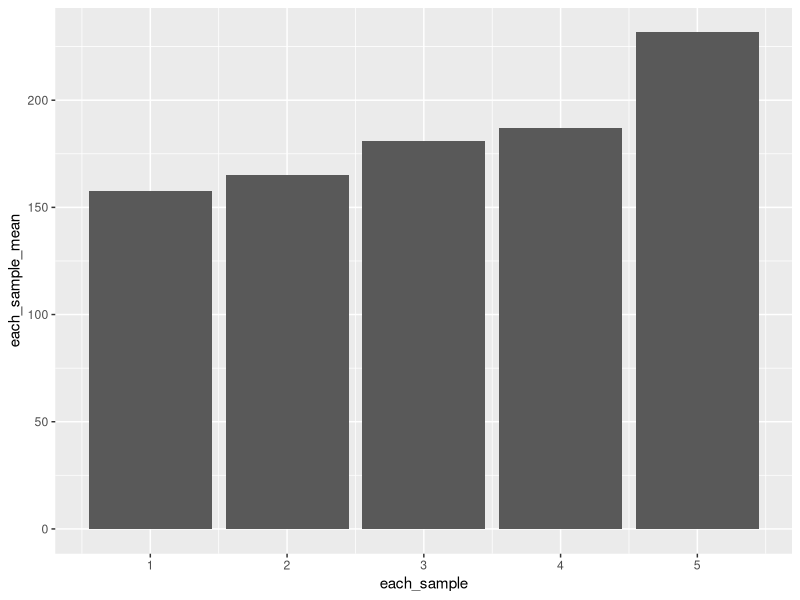
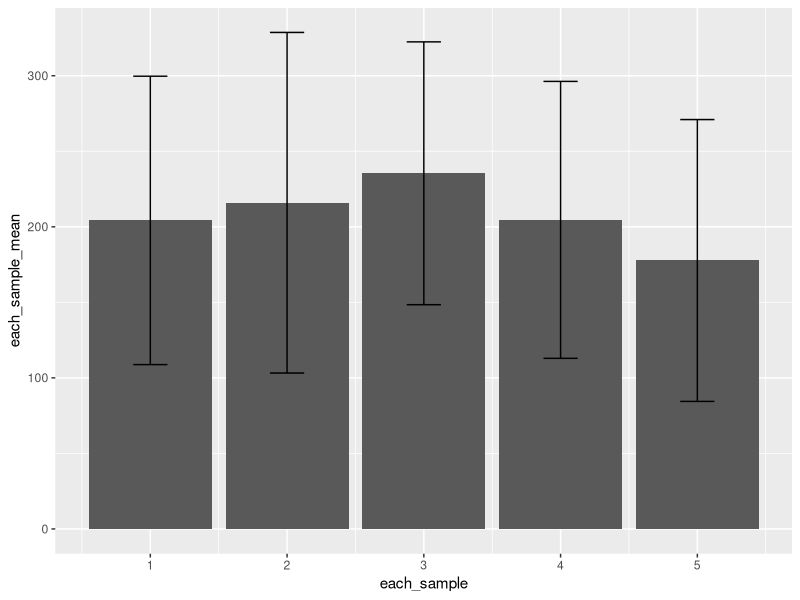
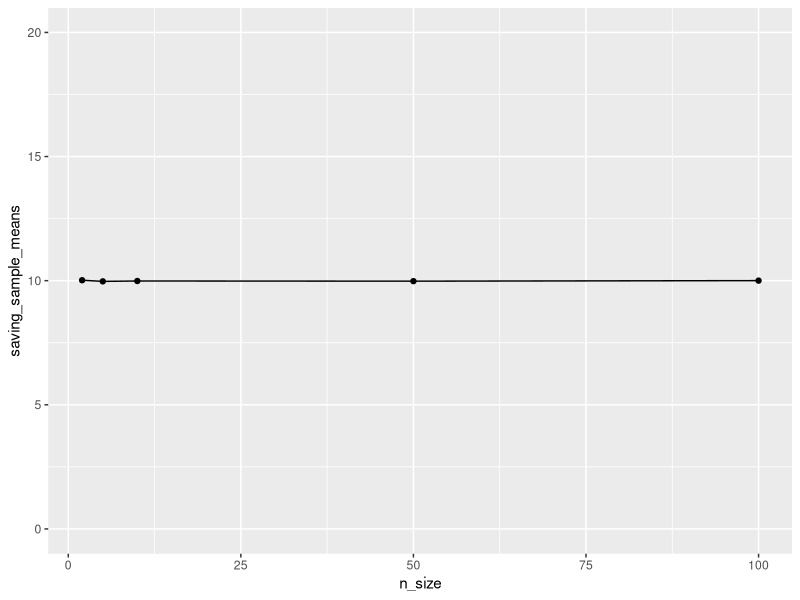
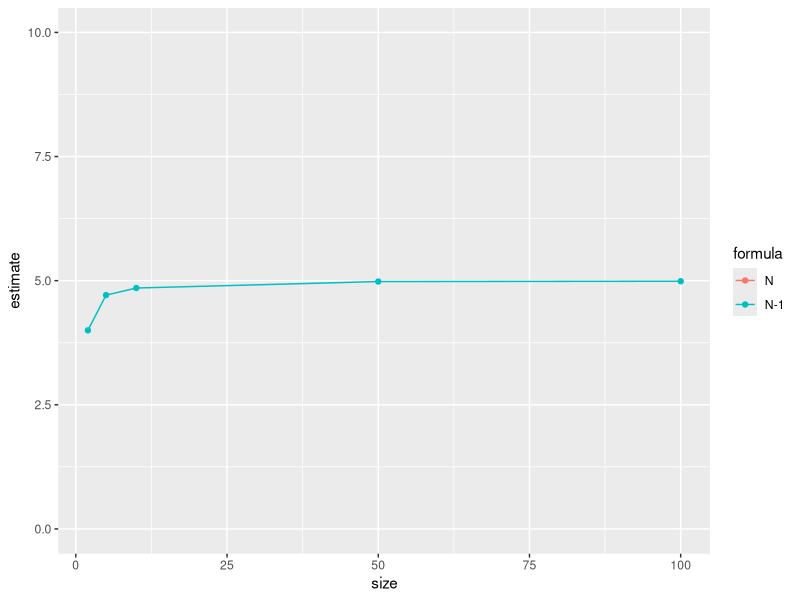

The R script that drew these images, in order:
## ---- chunk 1
knitr::opts_chunk$set(echo = TRUE)
## ---- chunk 2
# First we upload the necessary packages

library(ggplot2) 
library(dplyr)  

# Creating observations and sampling

outputs <- rnorm(5 * 25, mean = 200, sd = 100)

each_sample <- rep(1:5, each = 25)

my_data <- data.frame(each_sample, outputs)

# Calculating the mean of each sample

means_data <- my_data %>% 
  group_by(each_sample) %>% 
  summarize(each_sample_mean = mean(outputs))

# Plotting the mean

ggplot(means_data, aes(x = each_sample, y = each_sample_mean)) +
  geom_bar(stat = 'identity')

## ---- chunk 3
# Creating observations and sampling

outputs <- rnorm(5 * 25, mean = 200, sd = 100)

each_sample <- rep(1:5, each = 25)

my_data <- data.frame(each_sample, outputs)

# Calculating the standard deviation

means_data <- my_data %>% 
  group_by(each_sample) %>% 
  summarize(each_sample_mean = mean(outputs),
            each_sample_sd = sd(outputs))

# Plotting with error bar

ggplot(means_data, aes(x = each_sample, y = each_sample_mean)) +
  geom_bar(stat = 'identity') + 
  geom_errorbar(aes(ymin = each_sample_mean - each_sample_sd,
                ymax = each_sample_mean + each_sample_sd), width = .25)

## ---- chunk 4

# Part a; The population is a normal distribution with mean = 10, standard deviation = 5
rnorm(2, mean = 10, sd = 5)

# Part b; Test a variety of n (sample size), including n = 2, 5, 10, 50, and 100

rnorm(2, mean = 10, sd = 5) # for n = 2
rnorm(5, mean = 10, sd = 5) # for n = 5
rnorm(10, mean = 10, sd = 5) # for n = 10
rnorm(50, mean = 10, sd = 5) # for n = 50
rnorm(100, mean = 10, sd = 5) #for n = 100


# Part c; For each sample size n, your task is to draw 10,000 samples of that size, then for each sample, calculate the sample mean. If the mean is unbiased, then we expect that “on average” the sample means will be the same as the population mean. To determine if this is true, compute the mean of the sample means that you produce to see if it is close to the population mean.

# sample size 2

size_n <- rnorm(2 * 10000, mean = 10, sd = 5) 

sample_for_n <- rep(1:10000, each = 2)

new_data <- data.frame(sample_for_n, size_n)

data_summarize <- new_data %>% 
  group_by(sample_for_n) %>% 
  summarize(sample_for_n_mean = mean(size_n))

mean(data_summarize$sample_for_n_mean) # mean of the sample means for each sample size 



# Sample size 5

size_n <- rnorm(5 * 10000, mean = 10, sd = 5) 

sample_for_n <- rep(1:10000, each =5)

new_data <- data.frame(sample_for_n, size_n)

data_summarize <- new_data %>% 
  group_by(sample_for_n) %>% 
  summarize(sample_for_n_mean = mean(size_n))

mean(data_summarize$sample_for_n_mean)



# Sample size 10 

size_n <- rnorm(10 * 10000, mean = 10, sd = 5) 

sample_for_n <- rep(1:10000, each = 10)

new_data <- data.frame(sample_for_n, size_n)

data_summarize <- new_data %>% 
  group_by(sample_for_n) %>% 
  summarize(sample_for_n_mean = mean(size_n))

mean(data_summarize$sample_for_n_mean)


# Sample size 50

size_n <- rnorm(50 * 10000, mean = 10, sd = 5) 

sample_for_n <- rep(1:10000, each = 50)

new_data <- data.frame(sample_for_n, size_n)

data_summarize <- new_data %>% 
  group_by(sample_for_n) %>% 
  summarize(sample_for_n_mean = mean(size_n))

mean(data_summarize$sample_for_n_mean)


# Sample size 100

size_n <- rnorm(100 * 10000, mean = 10, sd = 5) 

sample_for_n <- rep(1:10000, each = 100)

new_data <- data.frame(sample_for_n, size_n)

data_summarize <- new_data %>% 
  group_by(sample_for_n) %>% 
  summarize(sample_for_n_mean = mean(size_n))

mean(data_summarize$sample_for_n_mean)


### Above calculations also can be written in a loop ; 

n_size <- c(2, 5, 10, 50, 100)
for (n in n_size) {
  size_n <- rnorm(n * 10000, mean = 10, sd = 5) 

  sample_for_n <- rep(1:10000, each = n)
  
  new_data <- data.frame(sample_for_n, size_n)
  
  data_summarize <- new_data %>% 
    group_by(sample_for_n) %>% 
    summarize(sample_for_n_mean = mean(size_n))
  
  print(mean(data_summarize$sample_for_n_mean))
  
}


### Saving the values and Plotting; 

n_size <- c(2, 5, 10, 50, 100)
saving_sample_means <- c()
for (n in 1 : length(n_size)) {
  size_n <- rnorm(n_size[n] * 10000, mean = 10, sd = 5) 

  sample_for_n <- rep(1:10000, each = n_size[n])
  
  new_data <- data.frame(sample_for_n, size_n)
  
  data_summarize <- new_data %>% 
    group_by(sample_for_n) %>% 
    summarize(sample_for_n_mean = mean(size_n))
  
  saving_sample_means[n] <- mean(data_summarize$sample_for_n_mean)
  
}

saved_data <- data.frame(n_size, saving_sample_means)

ggplot(saved_data, aes(x = n_size, y = saving_sample_means, group = 1))+
         geom_point() +
         geom_line() +
          coord_cartesian(ylim = c(0, 20))
        

## ---- chunk 5

# We need to write a SD function. Because the ''sd()'' function uses ''n-1'' in R

N_sd_function <- function(x){
  sum((mean(x) - x) ^ 2) / length(x)
}


n_size <- c(2, 5, 10, 50, 100)
saving_sample_sd <- c()
saving_sample_sd_N <- c()
for (n in 1 : length(n_size)) {
  size_n <- rnorm(n_size[n] * 10000, mean = 10, sd = 5) 

  sample_for_n <- rep(1:10000, each = n_size[n])
  
  new_data <- data.frame(sample_for_n, size_n)
  
  data_summarize <- new_data %>% 
    group_by(sample_for_n) %>% 
    summarize(sample_for_n_sd = sd(size_n),
              sample_for_n_sd_N = N_sd_function(size_n))
  
  saving_sample_sd[n] <- mean(data_summarize$sample_for_n_sd)
  saving_sample_sd_N[n] <- mean(data_summarize$sample_for_n_sd_N)
  
}

saved_data <- data.frame(size = rep(n_size, 2), 
                         estimate = c(saving_sample_sd_N, saving_sample_sd),
                         formula = c(rep('N', 5), rep('N-1', 5)))

ggplot(saved_data, aes(x = size, y = estimate, group = formula, color = formula))+
         geom_point() +
         geom_line() +
          coord_cartesian(ylim = c(0, 10))


